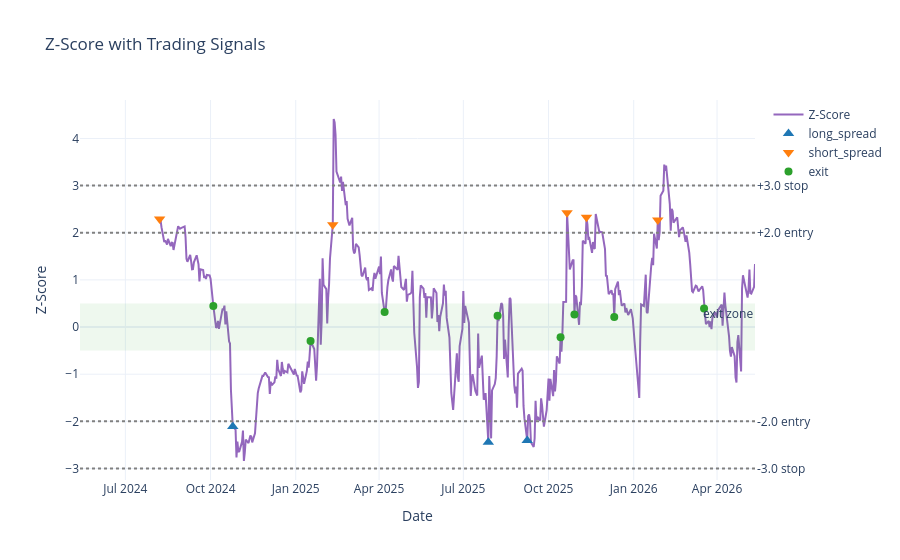

Write notebook code for a chart like this one.
### Code cell
fig = plot_zscore(signals, params['z_entry'], params['z_exit'], params['z_stop'])
fig.show()

### Figure 1 — Plotly figure (JSON) as saved in the notebook; plotly's stock layout.template omitted (floating-point values rounded to 4 significant figures; data arrays with more than 128 entries replaced by an {"elided": "..."} marker saying what was removed)
{"data": [{"line": {"color": "#9467bd"}, "name": "Z-Score", "type": "scatter", "x": {"elided": "501 str values"}, "y": {"elided": "501 float values"}}, {"marker": {"color": "#1f77b4", "size": 10, "symbol": "triangle-up"}, "mode": "markers", "name": "long_spread", "type": "scatter", "x": ["2024-10-25T00:00:00", "2025-07-28T00:00:00", "2025-09-08T00:00:00"], "y": [-2.109, -2.444, -2.405]}, {"marker": {"color": "#ff7f0e", "size": 10, "symbol": "triangle-down"}, "mode": "markers", "name": "short_spread", "type": "scatter", "x": ["2024-08-07T00:00:00", "2025-02-10T00:00:00", "2025-10-21T00:00:00", "2025-11-11T00:00:00", "2026-01-27T00:00:00"], "y": [2.29, 2.167, 2.424, 2.33, 2.271]}, {"marker": {"color": "#2ca02c", "size": 8, "symbol": "circle"}, "mode": "markers", "name": "exit", "type": "scatter", "x": ["2024-10-04T00:00:00", "2025-01-17T00:00:00", "2025-04-07T00:00:00", "2025-08-07T00:00:00", "2025-10-14T00:00:00", "2025-10-29T00:00:00", "2025-12-11T00:00:00", "2026-03-18T00:00:00"], "y": [0.4484, -0.2962, 0.3174, 0.2412, -0.2177, 0.2644, 0.2105, 0.3935]}], "layout": {"annotations": [{"showarrow": false, "text": "+2.0 entry", "x": 1, "xanchor": "left", "xref": "x domain", "y": 2, "yanchor": "middle", "yref": "y"}, {"showarrow": false, "text": "-2.0 entry", "x": 1, "xanchor": "left", "xref": "x domain", "y": -2, "yanchor": "middle", "yref": "y"}, {"showarrow": false, "text": "+3.0 stop", "x": 1, "xanchor": "left", "xref": "x domain", "y": 3, "yanchor": "middle", "yref": "y"}, {"showarrow": false, "text": "-3.0 stop", "x": 1, "xanchor": "left", "xref": "x domain", "y": -3, "yanchor": "middle", "yref": "y"}, {"showarrow": false, "text": "exit zone", "x": 1, "xanchor": "right", "xref": "x domain", "y": 0.5, "yanchor": "top", "yref": "y"}], "hovermode": "x unified", "shapes": [{"line": {"color": "gray", "dash": "dot"}, "type": "line", "x0": 0, "x1": 1, "xref": "x domain", "y0": 2, "y1": 2, "yref": "y"}, {"line": {"color": "gray", "dash": "dot"}, "type": "line", "x0": 0, "x1": 1, "xref": "x domain", "y0": -2, "y1": -2, "yref": "y"}, {"line": {"color": "gray", "dash": "dot"}, "type": "line", "x0": 0, "x1": 1, "xref": "x domain", "y0": 3, "y1": 3, "yref": "y"}, {"line": {"color": "gray", "dash": "dot"}, "type": "line", "x0": 0, "x1": 1, "xref": "x domain", "y0": -3, "y1": -3, "yref": "y"}, {"fillcolor": "rgba(44,160,44,0.08)", "line": {"width": 0}, "type": "rect", "x0": 0, "x1": 1, "xref": "x domain", "y0": -0.5, "y1": 0.5, "yref": "y"}], "title": {"text": "Z-Score with Trading Signals"}, "xaxis": {"title": {"text": "Date"}}, "yaxis": {"title": {"text": "Z-Score"}}}}
